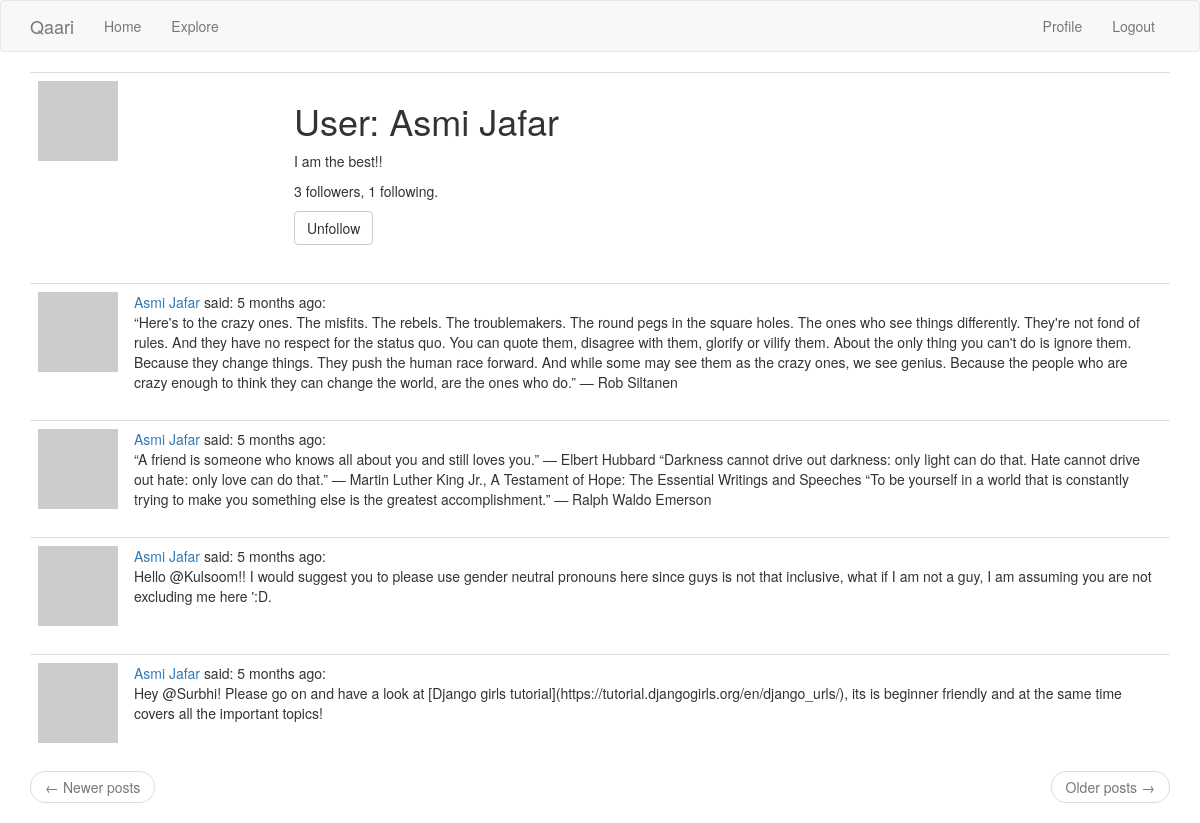
/user/Asmi Jafar (signed in), run on the app's committed database.
### app/models.py (models this page shows, shortened)
class User(UserMixin, db.Model):
    id = db.Column(db.Integer, primary_key=True)
    username = db.Column(db.String(64), index=True, unique=True)
    email = db.Column(db.String(120), index=True, unique=True)
    password_hash = db.Column(db.String(128))
    about_me = db.Column(db.String(140))
    last_seem = db.Column(db.DateTime, default=datetime.utcnow)
    posts = db.relationship('Post', backref='author', lazy='dynamic')
    followed = db.relationship(
        'User', secondary=followers,
        primaryjoin=(followers.c.follower_id == id),
        secondaryjoin=(followers.c.followed_id == id),
        backref=db.backref('followers', lazy='dynamic'), lazy='dynamic')
    def is_following(self, user):
        return self.followed.filter(
            followers.c.followed_id == user.id).count() > 0
    def avatar(self, size):
        digest = md5(self.email.lower().encode('utf-8')).hexdigest()
        return 'https://www.gravatar.com/avatar/{}?d=identicon&s={}'.format(
            digest, size)

class Post(db.Model):
    id = db.Column(db.Integer, primary_key=True)
    body = db.Column(db.String(140))
    timestamp = db.Column(db.DateTime, index=True, default=datetime.utcnow)
    user_id = db.Column(db.Integer, db.ForeignKey('user.id'))

### app/main/routes.py (the view)
@bp.route('/user/<username>')
@login_required
def user(username):
    user = User.query.filter_by(username=username).first_or_404()
    page = request.args.get('page', 1, type=int)
    posts = user.posts.order_by(Post.timestamp.desc()).paginate(
        page, current_app.config['POSTS_PER_PAGE'], False)
    next_url = url_for('main.user', username=user.username,
                       page=posts.next_num) if posts.has_next else None
    prev_url = url_for('main.user', username=user.username,
                       page=posts.prev_num) if posts.has_prev else None
    form = EmptyForm()
    return render_template('user.html', user=user, posts=posts.items,
                           next_url=next_url, prev_url=prev_url, form=form)

### app/main/forms.py
class EmptyForm(FlaskForm):
    submit = SubmitField('Submit')

### app/main/routes.py (called while the page is built)
@bp.before_app_request
def before_request():
    if current_user.is_authenticated:
        current_user.last_seen = datetime.utcnow()
        db.session.commit()

### app/models.py (called while the page is built)
@login.user_loader
def load_user(id):
    return User.query.get(int(id))

### app/templates/user.html (shortened to what this page needs)
{% extends "base.html" %}
{% block app_content %}
    <table class="table table-hover">
        <tr>
            <td width="256px"><img src="{{ user.avatar(256) }}"></td>
            <td>
                <h1>User: {{ user.username }}</h1>
                {% if user.about_me %}<p>{{ user.about_me }}</p>{% endif %}
                <p>{{ user.followers.count() }} followers, {{ user.followed.count() }} following.</p>
                {% if user == current_user %}
                <p><a href="{{ url_for('main.edit_profile') }}">Edit your profile</a></p>
                {% else %}
                <p>
                    <form action="{{ url_for('main.unfollow', username=user.username) }}" method="post">
                        {{ form.submit(value='Unfollow', class_='btn btn-default') }}
                    </form>
                </p>
                {% endif %}
            </td>
        </tr>
    </table>
    {% for post in posts %}
        {% include '_post.html' %}
    {% endfor %}
    <nav aria-label="...">
        <ul class="pager">
            <li class="previous{% if not prev_url %} disabled{% endif %}">
                <a href="{{ prev_url or '#' }}">
                    <span aria-hidden="true">&larr;</span> Newer posts
                </a>
            </li>
            <li class="next{% if not next_url %} disabled{% endif %}">
                <a href="{{ next_url or '#' }}">
                    Older posts <span aria-hidden="true">&rarr;</span>
                </a>
            </li>
        </ul>
    </nav>
{% endblock %}

### app/templates/_post.html
    <table class="table table-hover">
        <tr>
            <td width="70px">
                <a href="{{ url_for('main.user', username=post.author.username) }}">
                    <img src="{{ post.author.avatar(70) }}" />
                </a>
            </td>
            <td>
                <a href="{{ url_for('main.user', username=post.author.username) }}">
                    {{ post.author.username }}
                </a>
                said: {{ moment(post.timestamp).fromNow() }}:
                <br>
                <span id="post{{ post.id }}">{{ post.body }}</span>
            </td>
        </tr>
    </table>

### data on the page
User: username "Asmi Jafar", about_me "I am the best!!"
Post: author.username "Asmi Jafar", timestamp "5 months ago", body "“Here's to the crazy ones. The misfits. The rebels. The troublemakers. The round pegs in the square holes. The ones who see things differently. They're not fond of rules. And they have no respect for the status quo. You can quote them, disagree with them, glorify or vilify them. About the only thing you can't do is ignore them. Because they change things. They push the human race forward. And while some may see them as the crazy ones, we see genius. Because the people who are crazy enough to think they can change the world, are the ones who do.” ― Rob Siltanen"
Post: author.username "Asmi Jafar", timestamp "5 months ago", body "“A friend is someone who knows all about you and still loves you.” ― Elbert Hubbard “Darkness cannot drive out darkness: only light can do that. Hate cannot drive out hate: only love can do that.” ― Martin Luther King Jr., A Testament of Hope: The Essential Writings and Speeches “To be yourself in a world that is constantly trying to make you something else is the greatest accomplishment.” ― Ralph Waldo Emerson"
Post: author.username "Asmi Jafar", timestamp "5 months ago", body "Hello @Kulsoom!! I would suggest you to please use gender neutral pronouns here since guys is not that inclusive, what if I am not a guy, I am assuming you are not excluding me here ':D."
Post: author.username "Asmi Jafar", timestamp "5 months ago", body "Hey @Surbhi! Please go on and have a look at [Django girls tutorial](https://tutorial.djangogirls.org/en/django_urls/), its is beginner friendly and at the same time covers all the important topics!"

### other printed values
{{ user.followers.count() }} "3"
{{ user.followed.count() }} "1"
